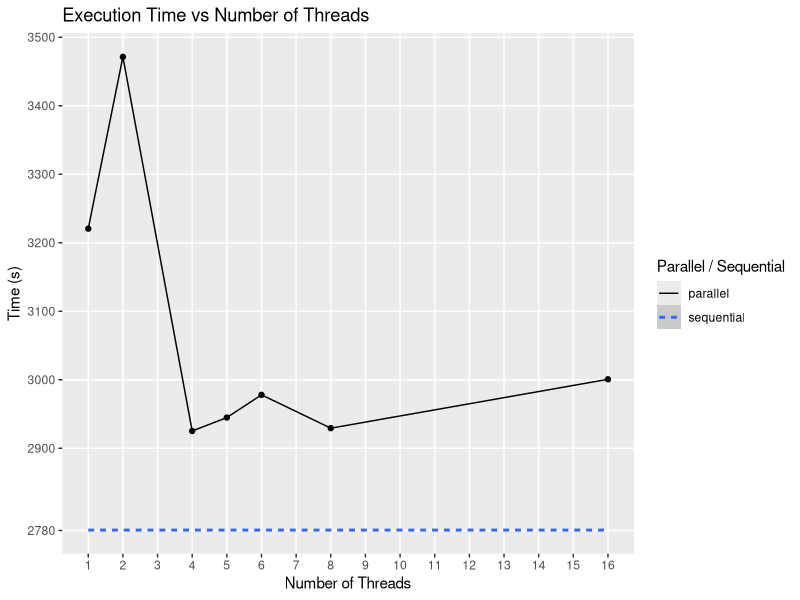
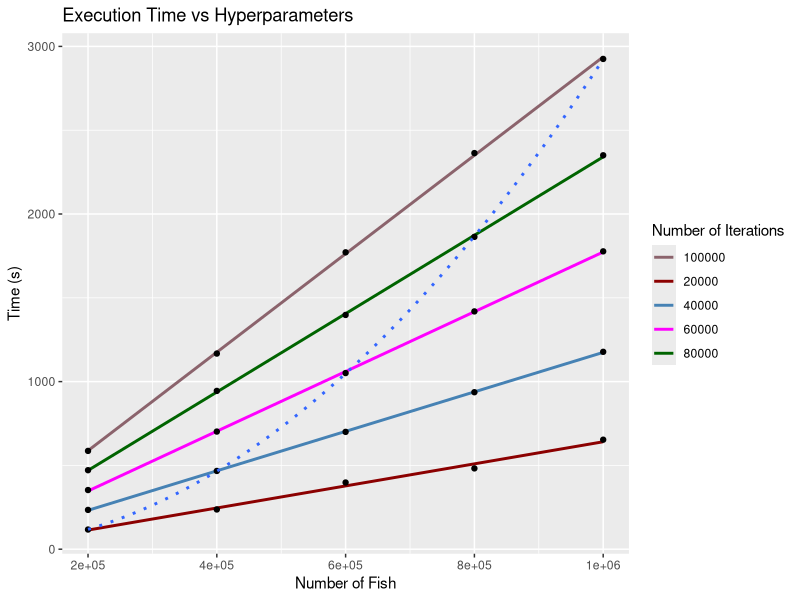
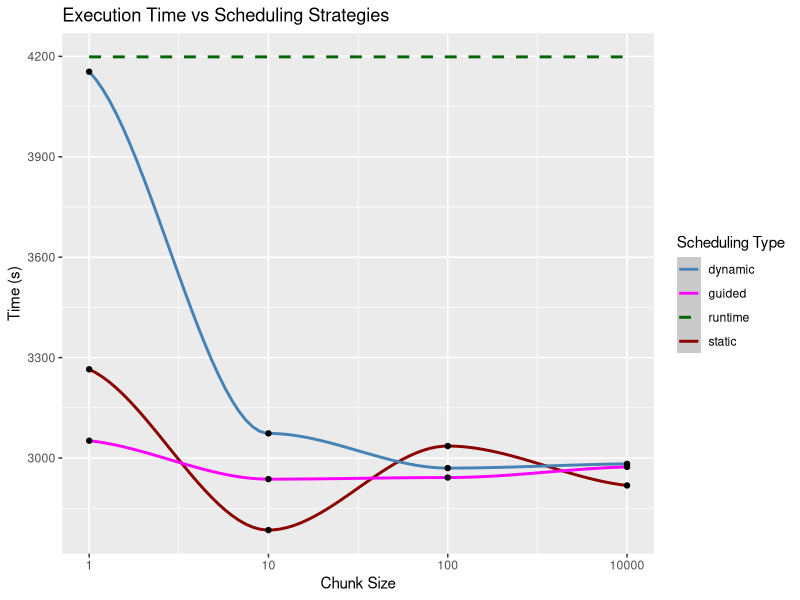
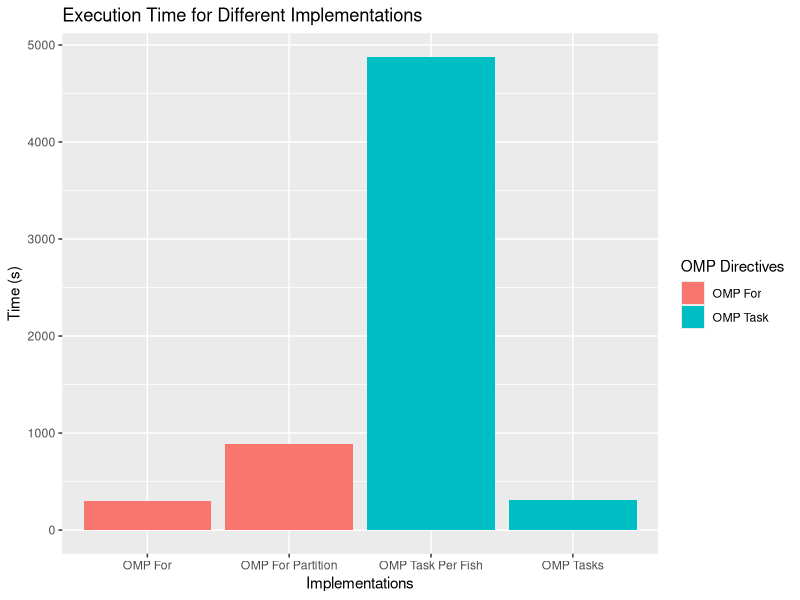

The R source for these figures, in order:
## ---- chunk 1
library(ggplot2)
## ---- chunk 2
ggplot(
    data.frame(
      num_threads = c(1, 2, 4, 5, 6, 8, 16),
      parallel = c(
        3220.587380,
        3471.353496,
        2925.219894,
        2944.861335,
        2977.993479,
        2929.350958,
        3000.694720),
      sequential = 2780.588561),
    aes(x = num_threads)) +
    labs(title = "Execution Time vs Number of Threads",
      x = "Number of Threads",
      y = "Time (s)",
      linetype = "Parallel / Sequential") +
    geom_smooth(aes(y = sequential, linetype = "sequential")) +
    geom_line(aes(y = parallel, linetype = "parallel")) +
    geom_point(aes(y = parallel)) +
    scale_y_continuous(breaks = c(
      seq(2900, 3500, by = 100), 2780)) +
    scale_x_continuous(breaks = 1:16) +
    theme(panel.grid.minor = element_blank())
## ---- chunk 3
ggplot(
  data = data.frame(
    num_fish =  c(200000, 400000, 600000, 800000, 1000000),
    iter_20000 = c(117.350819, 237.082449, 397.935612, 482.203047, 653.402037),
    iter_40000 = c(234.463991, 466.925614, 700.021926, 936.720754, 1177.662832),
    iter_60000 = c(353.012268,
      701.901361,
      1050.975947,
      1418.876797,
      1777.164701),
    iter_80000 = c(471.402103,
      944.524666,
      1397.776130,
      1863.592248,
      2350.380621),
    iter_100000 = c(586.554482,
      1167.285182,
      1771.424057,
      2363.592248,
      2925.219894)),
  aes(x = num_fish)) +
  geom_smooth(aes(y = iter_20000, color = "20000"), method = "lm", se = FALSE) +
  geom_smooth(aes(y = iter_40000, color = "40000"), method = "lm", se = FALSE) +
  geom_smooth(aes(y = iter_60000, color = "60000"), method = "lm", se = FALSE) +
  geom_smooth(aes(y = iter_80000, color = "80000"), method = "lm", se = FALSE) +
  geom_smooth(aes(y = iter_100000, color = "100000"), method = "lm",
    se = FALSE) +
  geom_point(aes(y = iter_20000)) +
  geom_point(aes(y = iter_40000)) +
  geom_point(aes(y = iter_60000)) +
  geom_point(aes(y = iter_80000)) +
  geom_point(aes(y = iter_100000)) +
  geom_smooth(aes(y = c(117.350819,
    466.925614,
    1050.975947,
    1863.592248,
    2925.219894)),
    method = "lm",
    formula = y ~ poly(x, 2),
    linetype = "dotted",
    se = FALSE) +
  labs(title = "Execution Time vs Hyperparameters",
    x = "Number of Fish",
    y = "Time (s)",
    color = "Number of Iterations") +
  scale_color_manual(values = c(
    "20000" = "darkred",
    "40000" = "steelblue",
    "60000" = "magenta",
    "80000" = "darkgreen",
    "100000" = "pink4"))
## ---- chunk 4
ggplot(
  data = data.frame(
    chunk_size = c(1, 2, 3, 4),
    static = c(3265.162540, 2784.864581, 3035.950782, 2918.142244),
    dynamic = c(4154.18010, 3073.691588, 2970.014433, 2982.671884),
    guided = c(3051.865076, 2937.002249, 2941.794308, 2973.637886),
    runtime = 4198.46404),
  aes(x = chunk_size)) +
  geom_smooth(aes(y = static, color = "static")) +
  geom_smooth(aes(y = dynamic, color = "dynamic")) +
  geom_smooth(aes(y = guided, color = "guided")) +
  geom_smooth(aes(y = runtime, color = "runtime"), linetype = "dashed") +
  geom_point(aes(y = static)) +
  geom_point(aes(y = dynamic)) +
  geom_point(aes(y = guided)) +
  labs(title = "Execution Time vs Scheduling Strategies",
    x = "Chunk Size",
    y = "Time (s)",
    color = "Scheduling Type") +
  scale_x_continuous(labels = c(1, 10, 100, 10000)) +
  scale_y_continuous(breaks = seq(2700, 4200, by = 300)) +
  scale_color_manual(values = c(
    "static" = "darkred",
    "dynamic" = "steelblue",
    "guided" = "magenta",
    "runtime" = "darkgreen"))
## ---- chunk 5
ggplot(
  data = data.frame(
    omp_directive = c("OMP For",
      "OMP For Partition",
      "OMP Task Per Fish",
      "OMP Tasks"),
    time = c(295.652146,
      885.287894,
      4877.38059,
      305.464913),
    colour_group = c(rep("OMP For", 2), rep("OMP Task", 2))),
    aes(x = omp_directive, y = time, fill = colour_group)) +
  geom_bar(stat = "identity") +
  labs(title = "Execution Time for Different Implementations",
    x = "Implementations",
    y = "Time (s)",
    fill = "OMP Directives"
  )
